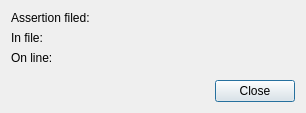
<?xml version="1.0" encoding="UTF-8"?>
<ui version="4.0">
 <class>AssertDialog</class>
 <widget class="QDialog" name="AssertDialog">
  <property name="geometry">
   <rect>
    <x>0</x>
    <y>0</y>
    <width>306</width>
    <height>113</height>
   </rect>
  </property>
  <property name="windowTitle">
   <string>Dialog</string>
  </property>
  <layout class="QVBoxLayout" name="verticalLayout">
   <item>
    <layout class="QFormLayout" name="formLayout">
     <item row="0" column="0">
      <widget class="QLabel" name="label">
       <property name="text">
        <string>Assertion filed:</string>
       </property>
      </widget>
     </item>
     <item row="0" column="1">
      <widget class="QLabel" name="expLabel">
       <property name="text">
        <string/>
       </property>
      </widget>
     </item>
     <item row="1" column="0">
      <widget class="QLabel" name="label_2">
       <property name="text">
        <string>In file:</string>
       </property>
      </widget>
     </item>
     <item row="1" column="1">
      <widget class="QLabel" name="fileLabel">
       <property name="text">
        <string/>
       </property>
      </widget>
     </item>
     <item row="2" column="0">
      <widget class="QLabel" name="label_3">
       <property name="text">
        <string>On line:</string>
       </property>
      </widget>
     </item>
     <item row="2" column="1">
      <widget class="QLabel" name="lineLabel">
       <property name="text">
        <string/>
       </property>
      </widget>
     </item>
    </layout>
   </item>
   <item>
    <widget class="QDialogButtonBox" name="buttonBox">
     <property name="standardButtons">
      <set>QDialogButtonBox::Close</set>
     </property>
    </widget>
   </item>
  </layout>
 </widget>
 <resources/>
 <connections/>
</ui>
